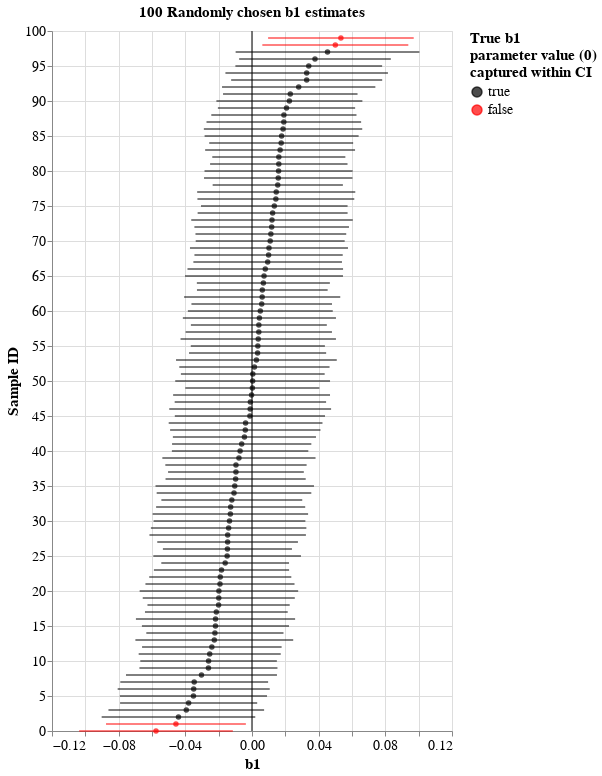

Source (notebook cell):
### Code cell
# Take a new sample and clean it up
sample_estimates = sim_nocluster.sample(sample_size)
sample_estimates = sample_estimates.sort_values('b1')
sample_estimates = sample_estimates.reset_index(drop=True)
sample_estimates['id'] = sample_estimates.index


domain_ = [True, False]
range_ = ['black', 'red']

points = alt.Chart(
    sample_estimates,
    title = '100 Randomly chosen b1 estimates'
).mark_point(filled=True).encode(
    x = alt.X("b1:Q", title ='b1'),
    y = alt.Y("id:Q", title='Sample ID'),
    color = alt.Color("param_caught:N")
)

ci_lines = alt.Chart(
    sample_estimates
).mark_line().encode(
    x = alt.X("ci95_lower:Q"),
    x2 = alt.X2("ci95_upper:Q"),
    y = alt.Y("id:Q"),
    color = alt.Color(
        "param_caught:N",
        title=['True b1','parameter value (0)','captured within CI'],
        scale=alt.Scale(domain=domain_, range=range_)
    )
)
truemeanline = alt.Chart(pd.DataFrame({
    'x' : [0]
})).mark_rule().encode(
    x = 'x:Q'
)

alt.layer(
    points,
    ci_lines,
    truemeanline
).properties(
    height=700
).configure_axis(
    titleFontSize=15,
    labelFontSize=14
).configure_legend(
    titleFontSize=15,
    labelFontSize=14
).configure_title(
    fontSize=15
)

### Figure 1 — Vega-Lite specification as saved in the notebook (floating-point values rounded to 4 significant figures)
{"config": {"view": {"continuousWidth": 400, "continuousHeight": 300}, "axis": {"labelFontSize": 14, "titleFontSize": 15}, "legend": {"labelFontSize": 14, "titleFontSize": 15}, "title": {"fontSize": 15}}, "layer": [{"data": {"name": "data-76307185ef8d269e3a03481e7625ea2d"}, "mark": {"type": "point", "filled": true}, "encoding": {"color": {"type": "nominal", "field": "param_caught"}, "x": {"type": "quantitative", "field": "b1", "title": "b1"}, "y": {"type": "quantitative", "field": "id", "title": "Sample ID"}}, "title": "100 Randomly chosen b1 estimates"}, {"data": {"name": "data-76307185ef8d269e3a03481e7625ea2d"}, "mark": "line", "encoding": {"color": {"type": "nominal", "field": "param_caught", "scale": {"domain": [true, false], "range": ["black", "red"]}, "title": ["True b1", "parameter value (0)", "captured within CI"]}, "x": {"type": "quantitative", "field": "ci95_lower"}, "x2": {"field": "ci95_upper"}, "y": {"type": "quantitative", "field": "id"}}}, {"data": {"name": "data-9c00aa9dc2b1c1a0b4bf9b34ead12925"}, "mark": "rule", "encoding": {"x": {"type": "quantitative", "field": "x"}}}], "height": 700, "$schema": "https://vega.github.io/schema/vega-lite/v4.8.1.json", "datasets": {"data-76307185ef8d269e3a03481e7625ea2d": [{"b1": -0.0576, "se_b1": 0.02353, "ci95_lower": -0.1037, "ci95_upper": -0.01149, "param_caught": false, "id": 0}, {"b1": -0.04563, "se_b1": 0.0214, "ci95_lower": -0.08758, "ci95_upper": -0.003676, "param_caught": false, "id": 1}, {"b1": -0.04412, "se_b1": 0.02351, "ci95_lower": -0.0902, "ci95_upper": 0.001965, "param_caught": true, "id": 2}, {"b1": -0.03942, "se_b1": 0.02383, "ci95_lower": -0.08612, "ci95_upper": 0.007274, "param_caught": true, "id": 3}, {"b1": -0.03802, "se_b1": 0.02099, "ci95_lower": -0.07915, "ci95_upper": 0.003115, "param_caught": true, "id": 4}, {"b1": -0.03513, "se_b1": 0.02252, "ci95_lower": -0.07928, "ci95_upper": 0.009011, "param_caught": true, "id": 5}, {"b1": -0.03497, "se_b1": 0.02328, "ci95_lower": -0.0806, "ci95_upper": 0.01065, "param_caught": true, "id": 6}, {"b1": -0.03467, "se_b1": 0.02262, "ci95_lower": -0.07901, "ci95_upper": 0.009666, "param_caught": true, "id": 7}, {"b1": -0.03031, "se_b1": 0.02311, "ci95_lower": -0.0756, "ci95_upper": 0.01498, "param_caught": true, "id": 8}, {"b1": -0.02613, "se_b1": 0.02113, "ci95_lower": -0.06754, "ci95_upper": 0.01527, "param_caught": true, "id": 9}, {"b1": -0.02606, "se_b1": 0.0209, "ci95_lower": -0.06702, "ci95_upper": 0.01491, "param_caught": true, "id": 10}, {"b1": -0.02537, "se_b1": 0.02174, "ci95_lower": -0.06799, "ci95_upper": 0.01724, "param_caught": true, "id": 11}, {"b1": -0.02409, "se_b1": 0.02136, "ci95_lower": -0.06596, "ci95_upper": 0.01777, "param_caught": true, "id": 12}, {"b1": -0.02262, "se_b1": 0.02416, "ci95_lower": -0.06997, "ci95_upper": 0.02473, "param_caught": true, "id": 13}, {"b1": -0.02226, "se_b1": 0.021, "ci95_lower": -0.06341, "ci95_upper": 0.0189, "param_caught": true, "id": 14}, {"b1": -0.02192, "se_b1": 0.02252, "ci95_lower": -0.06605, "ci95_upper": 0.02222, "param_caught": true, "id": 15}, {"b1": -0.02189, "se_b1": 0.02436, "ci95_lower": -0.06964, "ci95_upper": 0.02587, "param_caught": true, "id": 16}, {"b1": -0.0214, "se_b1": 0.02185, "ci95_lower": -0.06421, "ci95_upper": 0.02142, "param_caught": true, "id": 17}, {"b1": -0.02005, "se_b1": 0.02177, "ci95_lower": -0.06272, "ci95_upper": 0.02263, "param_caught": true, "id": 18}, {"b1": -0.01994, "se_b1": 0.02327, "ci95_lower": -0.06555, "ci95_upper": 0.02568, "param_caught": true, "id": 19}, {"b1": -0.01985, "se_b1": 0.02426, "ci95_lower": -0.06741, "ci95_upper": 0.02771, "param_caught": true, "id": 20}, {"b1": -0.01921, "se_b1": 0.02282, "ci95_lower": -0.06393, "ci95_upper": 0.02551, "param_caught": true, "id": 21}, {"b1": -0.01904, "se_b1": 0.02175, "ci95_lower": -0.06166, "ci95_upper": 0.02359, "param_caught": true, "id": 22}, {"b1": -0.0183, "se_b1": 0.02069, "ci95_lower": -0.05885, "ci95_upper": 0.02226, "param_caught": true, "id": 23}, {"b1": -0.01609, "se_b1": 0.01955, "ci95_lower": -0.05441, "ci95_upper": 0.02223, "param_caught": true, "id": 24}, {"b1": -0.01491, "se_b1": 0.0226, "ci95_lower": -0.05921, "ci95_upper": 0.02939, "param_caught": true, "id": 25}, {"b1": -0.01475, "se_b1": 0.01975, "ci95_lower": -0.05346, "ci95_upper": 0.02396, "param_caught": true, "id": 26}, {"b1": -0.01464, "se_b1": 0.02153, "ci95_lower": -0.05684, "ci95_upper": 0.02757, "param_caught": true, "id": 27}, {"b1": -0.01459, "se_b1": 0.02395, "ci95_lower": -0.06152, "ci95_upper": 0.03235, "param_caught": true, "id": 28}, {"b1": -0.01402, "se_b1": 0.0238, "ci95_lower": -0.06067, "ci95_upper": 0.03262, "param_caught": true, "id": 29}, {"b1": -0.01351, "se_b1": 0.02323, "ci95_lower": -0.05905, "ci95_upper": 0.03203, "param_caught": true, "id": 30}, {"b1": -0.01297, "se_b1": 0.02379, "ci95_lower": -0.05961, "ci95_upper": 0.03366, "param_caught": true, "id": 31}, {"b1": -0.0128, "se_b1": 0.02282, "ci95_lower": -0.05753, "ci95_upper": 0.03192, "param_caught": true, "id": 32}, {"b1": -0.01211, "se_b1": 0.02156, "ci95_lower": -0.05437, "ci95_upper": 0.03016, "param_caught": true, "id": 33}, {"b1": -0.0108, "se_b1": 0.02367, "ci95_lower": -0.05719, "ci95_upper": 0.03559, "param_caught": true, "id": 34}, {"b1": -0.01035, "se_b1": 0.02426, "ci95_lower": -0.0579, "ci95_upper": 0.03719, "param_caught": true, "id": 35}, {"b1": -0.009824, "se_b1": 0.02145, "ci95_lower": -0.05187, "ci95_upper": 0.03222, "param_caught": true, "id": 36}, {"b1": -0.009634, "se_b1": 0.02078, "ci95_lower": -0.05036, "ci95_upper": 0.03109, "param_caught": true, "id": 37}, {"b1": -0.009616, "se_b1": 0.02163, "ci95_lower": -0.052, "ci95_upper": 0.03277, "param_caught": true, "id": 38}, {"b1": -0.007833, "se_b1": 0.02345, "ci95_lower": -0.05379, "ci95_upper": 0.03812, "param_caught": true, "id": 39}, {"b1": -0.007139, "se_b1": 0.02088, "ci95_lower": -0.04807, "ci95_upper": 0.03379, "param_caught": true, "id": 40}, {"b1": -0.006179, "se_b1": 0.02132, "ci95_lower": -0.04796, "ci95_upper": 0.0356, "param_caught": true, "id": 41}, {"b1": -0.004548, "se_b1": 0.0219, "ci95_lower": -0.04748, "ci95_upper": 0.03838, "param_caught": true, "id": 42}, {"b1": -0.004024, "se_b1": 0.02301, "ci95_lower": -0.04913, "ci95_upper": 0.04108, "param_caught": true, "id": 43}, {"b1": -0.003845, "se_b1": 0.02354, "ci95_lower": -0.04998, "ci95_upper": 0.04229, "param_caught": true, "id": 44}, {"b1": -0.001252, "se_b1": 0.02299, "ci95_lower": -0.04631, "ci95_upper": 0.0438, "param_caught": true, "id": 45}, {"b1": -0.001091, "se_b1": 0.02477, "ci95_lower": -0.04964, "ci95_upper": 0.04746, "param_caught": true, "id": 46}, {"b1": -0.0009679, "se_b1": 0.02318, "ci95_lower": -0.0464, "ci95_upper": 0.04446, "param_caught": true, "id": 47}, {"b1": -0.0002534, "se_b1": 0.02401, "ci95_lower": -0.04732, "ci95_upper": 0.04681, "param_caught": true, "id": 48}, {"b1": 0.0002137, "se_b1": 0.02052, "ci95_lower": -0.04, "ci95_upper": 0.04043, "param_caught": true, "id": 49}, {"b1": 0.0003826, "se_b1": 0.02369, "ci95_lower": -0.04606, "ci95_upper": 0.04682, "param_caught": true, "id": 50}, {"b1": 0.0004763, "se_b1": 0.02201, "ci95_lower": -0.04266, "ci95_upper": 0.04361, "param_caught": true, "id": 51}, {"b1": 0.001451, "se_b1": 0.023, "ci95_lower": -0.04363, "ci95_upper": 0.04653, "param_caught": true, "id": 52}, {"b1": 0.002643, "se_b1": 0.0246, "ci95_lower": -0.04558, "ci95_upper": 0.05086, "param_caught": true, "id": 53}, {"b1": 0.003363, "se_b1": 0.02099, "ci95_lower": -0.03777, "ci95_upper": 0.0445, "param_caught": true, "id": 54}, {"b1": 0.003503, "se_b1": 0.02053, "ci95_lower": -0.03673, "ci95_upper": 0.04374, "param_caught": true, "id": 55}, {"b1": 0.003745, "se_b1": 0.02379, "ci95_lower": -0.04288, "ci95_upper": 0.05037, "param_caught": true, "id": 56}, {"b1": 0.004078, "se_b1": 0.0224, "ci95_lower": -0.03982, "ci95_upper": 0.04798, "param_caught": true, "id": 57}, {"b1": 0.004108, "se_b1": 0.02081, "ci95_lower": -0.03667, "ci95_upper": 0.04489, "param_caught": true, "id": 58}, {"b1": 0.004442, "se_b1": 0.02343, "ci95_lower": -0.04149, "ci95_upper": 0.05037, "param_caught": true, "id": 59}, {"b1": 0.004987, "se_b1": 0.02218, "ci95_lower": -0.03848, "ci95_upper": 0.04845, "param_caught": true, "id": 60}, {"b1": 0.00583, "se_b1": 0.02151, "ci95_lower": -0.03634, "ci95_upper": 0.048, "param_caught": true, "id": 61}, {"b1": 0.006107, "se_b1": 0.0239, "ci95_lower": -0.04074, "ci95_upper": 0.05296, "param_caught": true, "id": 62}, {"b1": 0.006184, "se_b1": 0.02001, "ci95_lower": -0.03303, "ci95_upper": 0.04539, "param_caught": true, "id": 63}, {"b1": 0.00682, "se_b1": 0.02036, "ci95_lower": -0.03309, "ci95_upper": 0.04672, "param_caught": true, "id": 64}, {"b1": 0.007217, "se_b1": 0.02417, "ci95_lower": -0.04017, "ci95_upper": 0.0546, "param_caught": true, "id": 65}, {"b1": 0.007971, "se_b1": 0.02381, "ci95_lower": -0.0387, "ci95_upper": 0.05464, "param_caught": true, "id": 66}, {"b1": 0.009409, "se_b1": 0.02275, "ci95_lower": -0.03517, "ci95_upper": 0.05399, "param_caught": true, "id": 67}, {"b1": 0.009954, "se_b1": 0.0227, "ci95_lower": -0.03453, "ci95_upper": 0.05444, "param_caught": true, "id": 68}, {"b1": 0.01019, "se_b1": 0.02418, "ci95_lower": -0.03721, "ci95_upper": 0.05759, "param_caught": true, "id": 69}, {"b1": 0.01092, "se_b1": 0.02281, "ci95_lower": -0.03378, "ci95_upper": 0.05562, "param_caught": true, "id": 70}, {"b1": 0.01131, "se_b1": 0.02308, "ci95_lower": -0.03392, "ci95_upper": 0.05654, "param_caught": true, "id": 71}, {"b1": 0.01181, "se_b1": 0.02366, "ci95_lower": -0.03456, "ci95_upper": 0.05819, "param_caught": true, "id": 72}, {"b1": 0.01199, "se_b1": 0.02471, "ci95_lower": -0.03645, "ci95_upper": 0.06043, "param_caught": true, "id": 73}, {"b1": 0.01237, "se_b1": 0.02295, "ci95_lower": -0.03262, "ci95_upper": 0.05736, "param_caught": true, "id": 74}, {"b1": 0.01338, "se_b1": 0.02244, "ci95_lower": -0.0306, "ci95_upper": 0.05735, "param_caught": true, "id": 75}, {"b1": 0.01432, "se_b1": 0.02401, "ci95_lower": -0.03274, "ci95_upper": 0.06137, "param_caught": true, "id": 76}, {"b1": 0.01454, "se_b1": 0.0242, "ci95_lower": -0.03289, "ci95_upper": 0.06197, "param_caught": true, "id": 77}, {"b1": 0.01546, "se_b1": 0.01993, "ci95_lower": -0.0236, "ci95_upper": 0.05453, "param_caught": true, "id": 78}, {"b1": 0.01575, "se_b1": 0.02272, "ci95_lower": -0.02877, "ci95_upper": 0.06028, "param_caught": true, "id": 79}, {"b1": 0.01595, "se_b1": 0.02267, "ci95_lower": -0.02849, "ci95_upper": 0.06038, "param_caught": true, "id": 80}, {"b1": 0.01608, "se_b1": 0.02103, "ci95_lower": -0.02514, "ci95_upper": 0.05731, "param_caught": true, "id": 81}, {"b1": 0.0161, "se_b1": 0.02037, "ci95_lower": -0.02383, "ci95_upper": 0.05602, "param_caught": true, "id": 82}, {"b1": 0.01686, "se_b1": 0.02294, "ci95_lower": -0.0281, "ci95_upper": 0.06183, "param_caught": true, "id": 83}, {"b1": 0.01751, "se_b1": 0.02203, "ci95_lower": -0.02566, "ci95_upper": 0.06069, "param_caught": true, "id": 84}, {"b1": 0.01777, "se_b1": 0.02358, "ci95_lower": -0.02844, "ci95_upper": 0.06398, "param_caught": true, "id": 85}, {"b1": 0.01863, "se_b1": 0.02424, "ci95_lower": -0.02889, "ci95_upper": 0.06615, "param_caught": true, "id": 86}, {"b1": 0.01909, "se_b1": 0.02367, "ci95_lower": -0.0273, "ci95_upper": 0.06548, "param_caught": true, "id": 87}, {"b1": 0.01914, "se_b1": 0.02222, "ci95_lower": -0.02441, "ci95_upper": 0.0627, "param_caught": true, "id": 88}, {"b1": 0.02071, "se_b1": 0.02101, "ci95_lower": -0.02047, "ci95_upper": 0.06189, "param_caught": true, "id": 89}, {"b1": 0.02243, "se_b1": 0.02234, "ci95_lower": -0.02136, "ci95_upper": 0.06623, "param_caught": true, "id": 90}, {"b1": 0.02298, "se_b1": 0.02058, "ci95_lower": -0.01737, "ci95_upper": 0.06333, "param_caught": true, "id": 91}, {"b1": 0.02802, "se_b1": 0.02347, "ci95_lower": -0.01798, "ci95_upper": 0.07402, "param_caught": true, "id": 92}, {"b1": 0.03281, "se_b1": 0.02312, "ci95_lower": -0.0125, "ci95_upper": 0.07812, "param_caught": true, "id": 93}, {"b1": 0.03281, "se_b1": 0.02487, "ci95_lower": -0.01594, "ci95_upper": 0.08156, "param_caught": true, "id": 94}, {"b1": 0.03406, "se_b1": 0.02246, "ci95_lower": -0.009957, "ci95_upper": 0.07808, "param_caught": true, "id": 95}, {"b1": 0.03779, "se_b1": 0.02322, "ci95_lower": -0.007715, "ci95_upper": 0.0833, "param_caught": true, "id": 96}, {"b1": 0.04531, "se_b1": 0.02813, "ci95_lower": -0.009822, "ci95_upper": 0.1004, "param_caught": true, "id": 97}, {"b1": 0.05, "se_b1": 0.02234, "ci95_lower": 0.006202, "ci95_upper": 0.09379, "param_caught": false, "id": 98}, {"b1": 0.05335, "se_b1": 0.02229, "ci95_lower": 0.009662, "ci95_upper": 0.09703, "param_caught": false, "id": 99}], "data-9c00aa9dc2b1c1a0b4bf9b34ead12925": [{"x": 0}]}}
